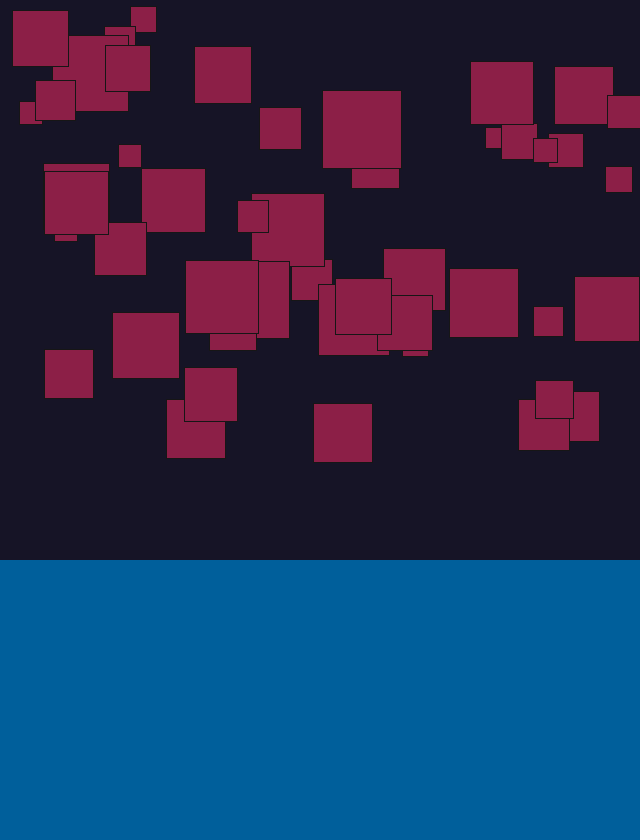
Frame 1 (no input)
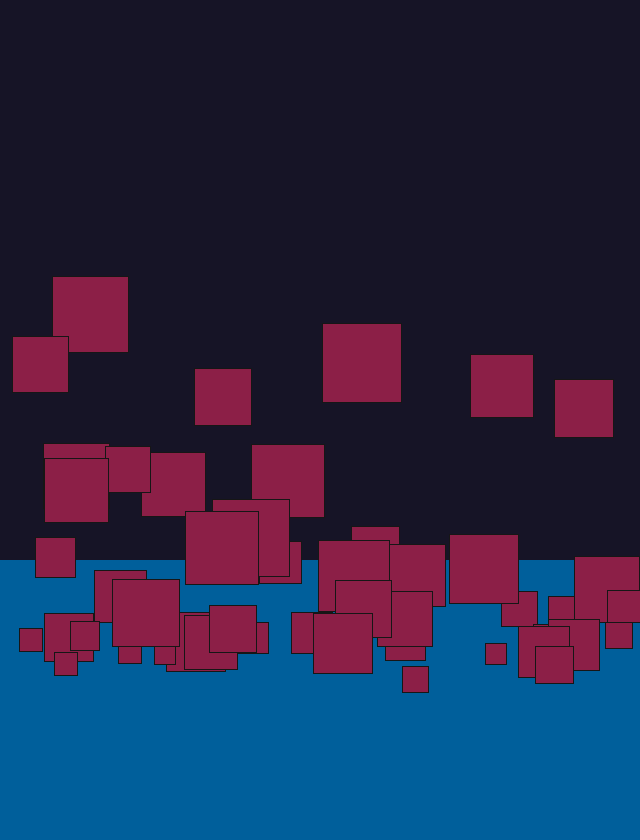
Frame 60 (the mouse pressed at the canvas centre just before this capture)
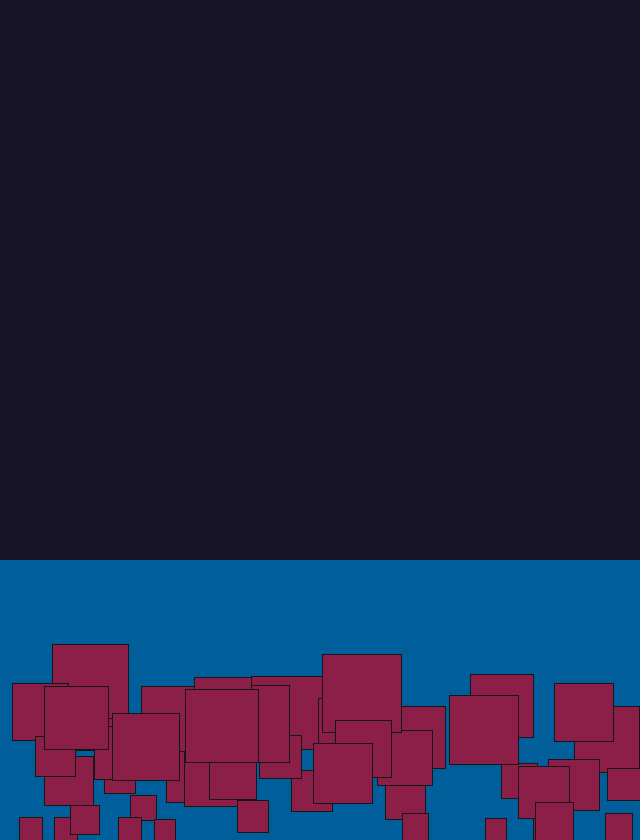
Frame 120 (the mouse held since frame 60 and released just before this capture)

The Processing sketch that drew these frames (run headless with seeded random() and noise(); from frame 60 on, the mouse is pressed at the canvas centre):

// Processing sketch: ex_2_6_surface_resistance
// ── ex_2_6_surface_resistance.pde
int width = 640;
int height = 840;
Mover[] movers = new Mover[50];
Liquid liquid;

void setup() 
{
  size(640, 840);
  for (int i = 0; i < movers.length; i++) {
    movers[i] = new Mover(140, 31, 71, random(2, 8));
  }
  liquid = new Liquid(0, height / 3 + height / 3, width, height / 3, 0.1);
}

void draw() {
  background(22, 20, 38);

  liquid.display();
  PVector gravity = new PVector(0, 1);
  for (int i = 0; i < movers.length; i++) {
    if (movers[i].isInside(liquid)) {
      movers[i].drag(liquid);
    };
    movers[i].applyForce(gravity);

    movers[i].update();
    movers[i].display();
  }
}

class Mover {
  PVector location, velocity, acceleration, wind, helium, gravity, window;
  int r, g, b;
  float offset, mass;

  Mover(int r, int g, int b, float mass) {
    location = new PVector(random(0, width), random(0, height / 2));
    velocity = new PVector(0, 0);
    acceleration = new PVector(0, 0);
    this.r = r;
    this.g = g;
    this.b = b;
    this.mass = mass;
  }

  void display() {
    stroke(22);
    fill(r, g, b);
    rect(
      location.x, location.y,
      10*mass, 10*mass
    );
    smooth();
  }

  void update() {
    velocity.add(acceleration);
    location.add(velocity);
    acceleration.mult(0);
    limit(50);
    checkEdges();
  }
  
  void applyForce(PVector force) {
    PVector f = PVector.div(force, mass);
    acceleration.add(f);
  }
  
  void limit(float max) {
    if (velocity.x > max) {
      velocity.x = max; 
    }
    if (velocity.y > max) {
      velocity.y = max; 
    }
  }
  
  void checkEdges() {
    if (location.y > height - 10*mass) {
      location.y = height - 10*mass;
    }

    if (location.y < 0) {
      location.y = 0;
    }

    if (location.x > width - 10*mass) {
      location.x = width - 10*mass;
    }

    if (location.x < 0) {
      location.x = 0;
    }
  }
  
  boolean isInside(Liquid l) {
    if (location.x > l.x && location.x < l.x + l.w && location.y > l.y && location.y < l.y + l.h) {
      return true;
    }
    return false;
  }
  
  void drag(Liquid l) {
    float speed = velocity.mag();
    float surfaceArea = 4 * 10 * mass;
    float dragMagnitude = speed * speed * l.c * (surfaceArea * 0.009);
    
    PVector drag = velocity.copy();
    drag.mult(-1);
    drag.normalize();
    drag.mult(dragMagnitude);
    
    applyForce(drag);
  }
}

class Liquid {
  float x, y, w, h, c;
  
  Liquid(float x, float y, float w, float h, float c) {
    this.x = x;
    this.y = y;
    this.w = w;
    this.h = h;
    this.c = c;
  }
  
  void display() {
    noStroke();
    fill(0, 95, 155);
    rect(x, y, w, h);
  }
}
